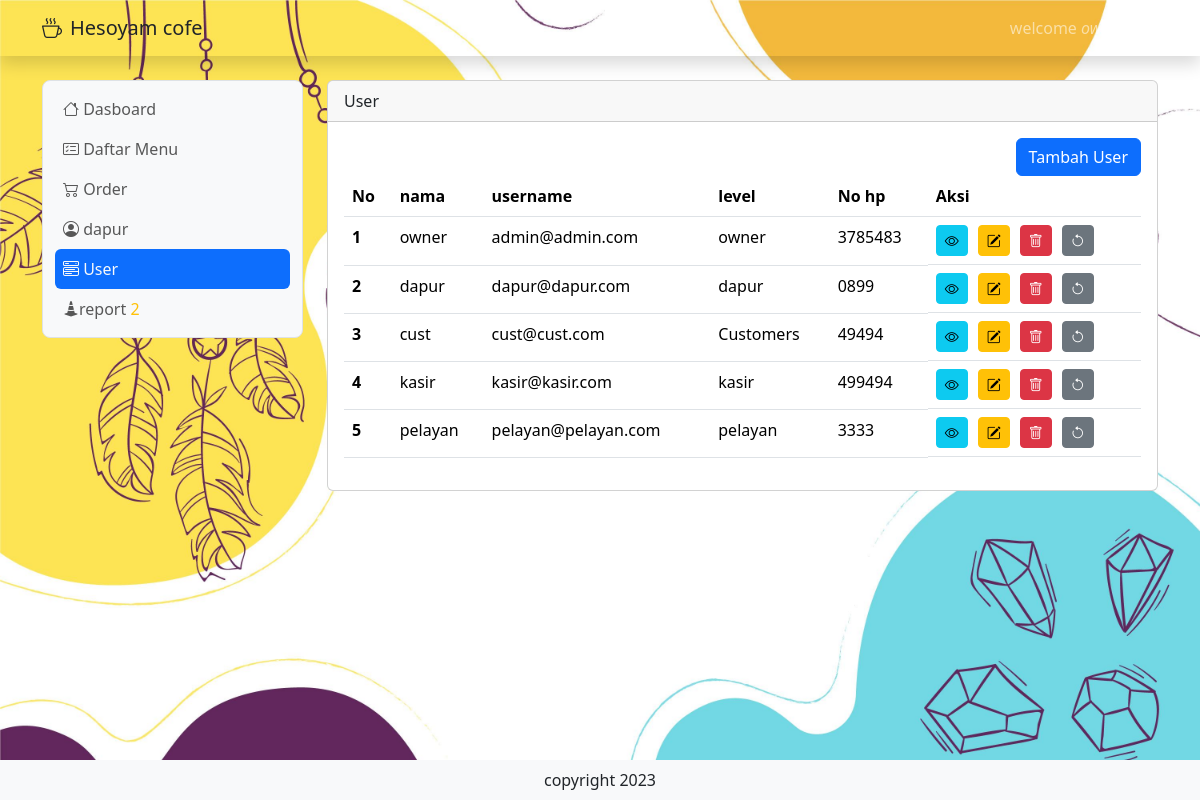
/user (signed in), run on the app's committed database.
### tables this page shows
CREATE TABLE `tb_user` (
  `id` int(11) NOT NULL,
  `username` varchar(200) NOT NULL,
  `password` varchar(200) NOT NULL,
  `level` int(1) DEFAULT NULL,
  `nama` varchar(200) NOT NULL,
  `notelepon` varchar(15) NOT NULL,
  `alamat` varchar(200) NOT NULL
);

### user.php (the view, shortened to what this page needs)
<?php
include 'proses/conect.php';
$query = mysqli_query($conn, "SELECT * FROM tb_user");
while ($record = mysqli_fetch_array($query)) {
    $result[] = $record;
}
?>
<div class="col-lg-9  mt-2">
    <div class="card">
        <div class="card-header">
            User
        </div>
        <div class="card-body">
            <div class="row">
                <div class="col  d-flex justify-content-end">
                    <button class="btn btn-primary " data-bs-toggle="modal" data-bs-target="#staticBackdrop">Tambah User</button>
                </div>
            </div>
            <?php
            foreach ($result as $row) {
            ?>
                                                <label for="floatingInput">Nama <?php var_dump($row['id']); ?></label>
            <?php
            }
            $no = 1;
            if (empty($result)) {
                echo "data user tidak ada";
            } else {
            ?>
                <div class="table-responsive">
                    <table class="table table-hover">
                        <thead>
                            <tr>
                                <th scope="col">No</th>
                                <th scope="col">nama</th>
                                <th scope="col">username</th>
                                <th scope="col">level</th>
                                <th scope="col">No hp</th>
                                <th scope="col">Aksi</th>
                            </tr>
                        </thead>
                        <tbody>
                            <?php
                            foreach ($result as $row) {
                            ?>
                                <tr>
                                    <th scope="row"><?php echo $no++;  ?></th>
                                    <td><?php echo $row['nama'] ?></td>
                                    <td><?php echo $row['username'] ?></td>
                                    <td><?php $level = $row['level'];
                                        if ($level == 1) {
                                            echo 'owner';
                                        } else if ($level == 2) {
                                            echo 'kasir';
                                        } else if ($level == 3) {
                                            echo 'pelayan';
                                        } else if ($level == 4) {
                                            echo 'dapur';
                                        } else if ($level == 5) {
                                            echo 'Customers';
                                        } else {
                                            echo 'ada yang salah';
                                        }
                                        ?></td>
                                    <td><?php echo $row['notelepon'] ?></td>
                                    <td class="d-flex" style="gap: 10px;">
                                        <button class="btn btn-info btn-sm" data-bs-toggle="modal" data-bs-target="#modalview<?php echo $row['id']; ?>"><i class="bi bi-eye"></i></button>
                                        <button class="btn btn-warning btn-sm" data-bs-toggle="modal" data-bs-target="#modaledit<?php echo $row['id']; ?>"><i class="bi bi-pencil-square"></i></button>
                                        <button class="btn btn-danger btn-sm" data-bs-toggle="modal" data-bs-target="#modaldelete<?php echo $row['id']; ?>"><i class="bi bi-trash"></i></button>
                                        <button class="btn btn-secondary btn-sm" data-bs-toggle="modal" data-bs-target="#modalreset<?php echo $row['id']; ?>"><i class="bi bi-arrow-counterclockwise"></i></button>
                                    </td>
                                </tr>
                            <?php } ?>
                        </tbody>
                    </table>
                </div>
            <?php } ?>
        </div>
    </div>
</div>

### header.php (shortened to what this page needs)
<nav class="navbar navbar-expand bg-transparant shadow navbar-dark">
    <div class="container">
        <a class="navbar-brand text-dark <?php echo (isset($_GET['x']) && $_GET['x'] == 'home') ?> active link-light" href="home"><i class="bi bi-cup-hot me-2 "></i>Hesoyam cofe</a>
        <div class="collapse navbar-collapse justify-content-end" id="navbarNavDropdown">
            <ul class="navbar-nav">
                <li class="nav-item dropdown">
                    <a class="nav-link dropdown-toggle" href="#" role="button" data-bs-toggle="dropdown" aria-expanded="false"> welcome <i><?php echo $hasil['nama'], $hasil['level']; ?></i>
                    </a>
                </li>
            </ul>
        </div>
    </div>
</nav>

### main.php (style rules this page uses)
body { background-image: url('asset/bgbody.jpg'); background-size: cover; }

### data on the page
tb_user: nama "owner", username "admin@admin.com", level "owner", notelepon "3785483"
tb_user: nama "dapur", username "dapur@dapur.com", level "dapur", notelepon "0899"
tb_user: nama "cust", username "cust@cust.com", level "Customers", notelepon "49494"
tb_user: nama "kasir", username "kasir@kasir.com", level "kasir", notelepon "499494"
tb_user: nama "pelayan", username "pelayan@pelayan.com", level "pelayan", notelepon "3333"

### other printed values
$no "2"
